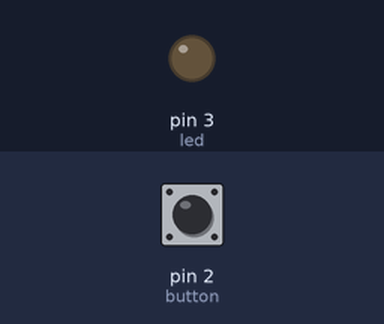
The sketch below on a simulated Arduino Uno, built with avr-gcc and run on an emulated ATmega328P. On the bench: output pins drawn as LEDs (lit = HIGH). Inputs (shaded band) come from the test bench; at power-on: pin 2 (button) LOW.

Above: at 1.2 s.
1.3 s: pin 2 (button) pulled HIGH for 0.15 s
At 1.5 s:
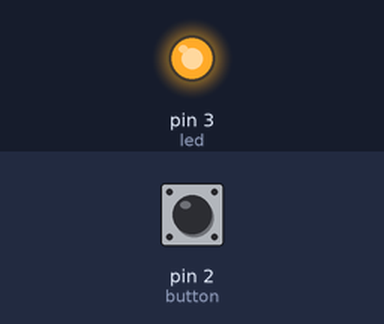
3.1 s: pin 2 (button) pulled HIGH for 3.2 s
At 6.8 s:
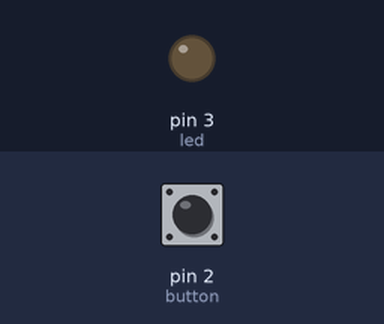
Timing chart, 0 to 8.3 s (numbered marks = the images above; inputs shaded):
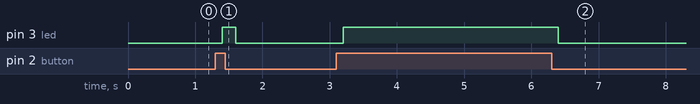

Measured:
- after the input at 1.3 s, pin 3 (led): LOW → HIGH after 0.10 s, → LOW 0.20 s later
- after the input at 3.1 s, pin 3 (led): LOW → HIGH after 0.10 s, → LOW 3.2 s later

The sketch:

code.ino
```cpp
int button = 2;
int led = 3;

void setup() {
  pinMode(button, INPUT);
  pinMode(led, OUTPUT);
}

void loop() {
  if(digitalRead(button) == HIGH) {
    delay(100);
    digitalWrite(led, HIGH);
  } else {
    delay(100);
    digitalWrite(led, LOW);
  }
}
```
